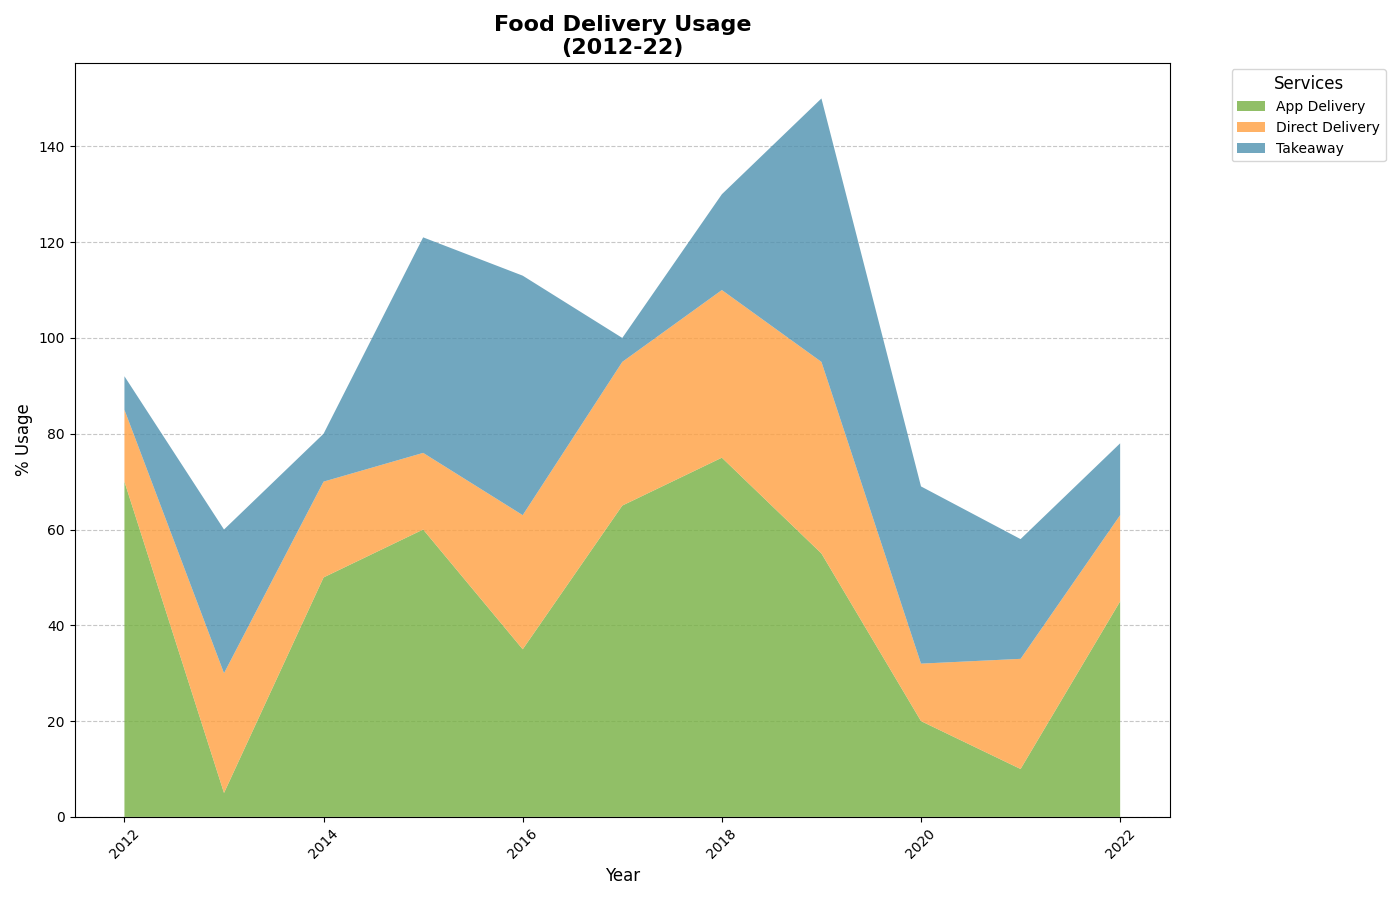

Python code for this plot:
import matplotlib.pyplot as plt
import numpy as np

years = np.arange(2012, 2023)

# Randomly shuffle the data within each service category while preserving the structure
services = {
    "App Delivery": [70, 5, 50, 60, 35, 65, 75, 55, 20, 10, 45],
    "Direct Delivery": [15, 25, 20, 16, 28, 30, 35, 40, 12, 23, 18],
    "Takeaway": [7, 30, 10, 45, 50, 5, 20, 55, 37, 25, 15]
}

stacked_data = np.array(list(services.values()))

fig, ax = plt.subplots(figsize=(14, 9))

colors = ['#76B041', '#FF9F40', '#4E91AF']

ax.stackplot(years, stacked_data, labels=services.keys(), colors=colors, alpha=0.8)

ax.set_title("Food Delivery Usage\n(2012-22)", fontsize=16, fontweight='bold')
ax.set_xlabel("Year", fontsize=12)
ax.set_ylabel("% Usage", fontsize=12)

ax.legend(loc='upper left', bbox_to_anchor=(1.05, 1), title='Services', fontsize=10, title_fontsize='12', frameon=True)

plt.xticks(rotation=45)
ax.yaxis.grid(True, linestyle='--', alpha=0.7)
ax.set_axisbelow(True)

plt.tight_layout()
plt.show()
